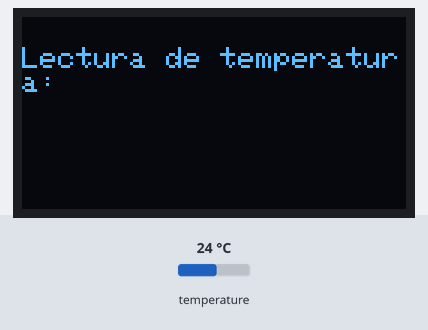
This sketch was run on a simulated ESP32. Parts: 128×64 one-colour display. The inputs (shaded band) are chosen by the test bench; at power-on: temperature 24 °C.

Above: at 2.1 s.
At 3.6 s:
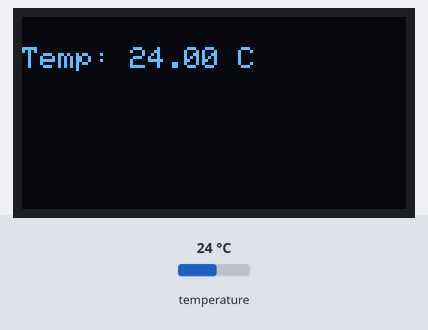
3.7 s: temperature set to 12 °C
At 4.9 s:
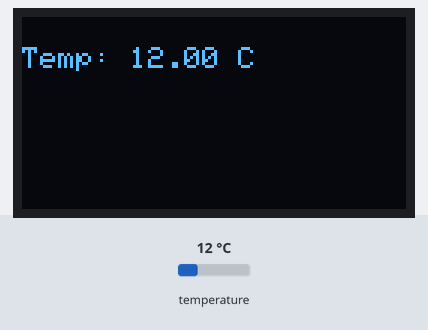
5.6 s: temperature set to 19 °C
7.6 s: temperature set to 28 °C
At 9.6 s:
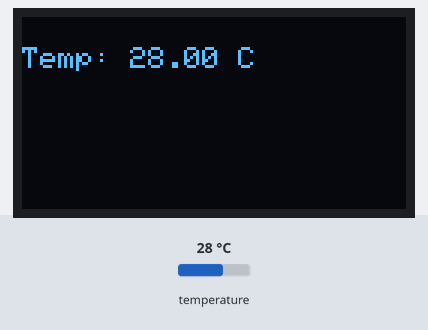
Timing chart, 0 to 11.1 s (numbered marks = the images above; inputs shaded):
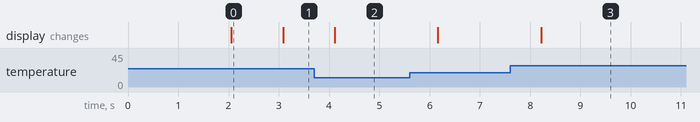

The sketch:

TP1_EJ2.ino
```cpp
//Nomberg, Sapir, Schlez
#include <Wire.h>
#include <Adafruit_GFX.h>
#include <Adafruit_SSD1306.h>
#include <Adafruit_Sensor.h>
#include <DHT.h>
#include <DHT_U.h>

#define SCREEN_WIDTH 128
#define SCREEN_HEIGHT 64

#define SDA_PIN 21
#define DHTPIN 23
#define SCL_PIN 22

#define DHTTYPE DHT11
DHT_Unified dht(DHTPIN, DHTTYPE);

uint32_t delayMS;

Adafruit_SSD1306 display(SCREEN_WIDTH, SCREEN_HEIGHT, &Wire, -1);

void setup() {
  Serial.begin(9600);

  dht.begin();

  sensor_t sensor;
  dht.temperature().getSensor(&sensor);

  delayMS = sensor.min_delay / 1000;

  Wire.begin(SDA_PIN, SCL_PIN);

  if (!display.begin(SSD1306_SWITCHCAPVCC, 0x3C)) {
    Serial.println(F("SSD1306 allocation failed"));
    for(;;);
  }

  delay(2000);
  display.clearDisplay();

  display.setTextSize(1);
  display.setTextColor(WHITE);
  display.setCursor(0, 10);
  display.println("Lectura de temperatura:");
  display.display();
}

void loop() {
  delay(delayMS);

  sensors_event_t event;
  dht.temperature().getEvent(&event);

  if (isnan(event.temperature)) {
    display.clearDisplay();
    display.setCursor(0, 10);
    display.println("Error leyendo temperatura");
  }
  else {
    display.clearDisplay();
    display.setCursor(0, 10);
    display.print("Temp: ");
    display.print(event.temperature);
    display.println(" C");
  }

  display.display();
}
```

Measured:
- after the input at 3.7 s, the display: changes after 0.41 s (image 2)
- after the input at 7.6 s, the display: changes after 0.62 s (image 3)
- what the display in image 0 shows lasts 1.0 s, from 2.1 s to 3.1 s
